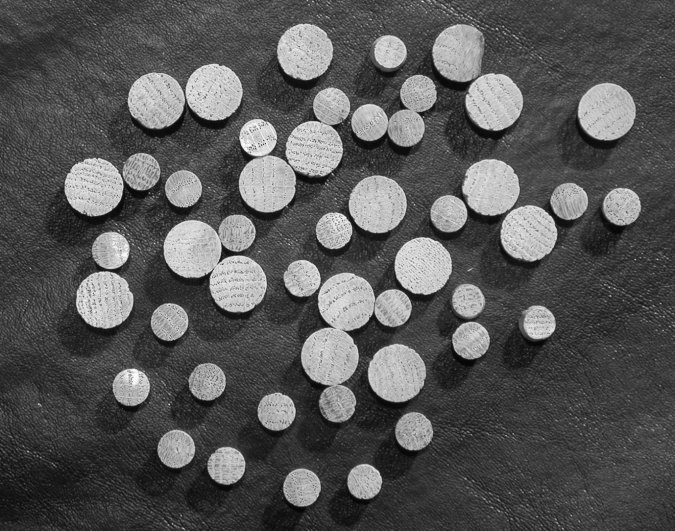
#> input picture shiyan2/Dowels.tif, 675 x 531 px, found by its file name
$ python '图像处理：实验一.py'
#> lines starting #> are read from the running program, lines starting #| are printed output that depends on the picture
### cv_function.py
import cv2 as cv
import cv2
import random
import matplotlib.pyplot as plt
import numpy as np
'''实验一'''
# 1.1图像对比度增强变换  y=x*k
# [25 lines left out: functions linear_transform, log_transform, equalize, not called in this run]
# 2.1添加椒盐噪声    prob:噪声比例
def jiaoyan_noise(image,prob):
    output = np.zeros(image.shape,np.uint8)
    thres = 1 - prob
    for i in range(image.shape[0]):
        for j in range(image.shape[1]):
            rdn = random.random()
            if rdn < prob:
                output[i][j] = 0
            elif rdn > thres:
                output[i][j] = 255
            else:
                output[i][j] = image[i][j]
    return output
# 2.2添加高斯噪声
def gaosi_noise(image, mean, var):
    image = np.array(image/255, dtype=float)#归一化
    noise = np.random.normal(mean, var ** 0.5, image.shape)
    out = image + noise
    if out.min() < 0:
        low_clip = -1.
    else:
        low_clip = 0.
    out = np.clip(out, low_clip, 1.0)
    out = np.uint8(out*255)
    return out
# 3.1 理想低通频域滤波
# [57 lines left out: functions lixiangditong, batewosi, gaosi, not called in this run]
# 4.去雾增强相关函数
def zmMinFilterGray(src, r=7):
    '''最小值滤波，r是滤波器半径'''
    return cv.erode(src, np.ones((2 * r + 1, 2 * r + 1)))
def guidedfilter(I, p, r, eps):
    height, width = I.shape
    m_I = cv.boxFilter(I, -1, (r, r))
    m_p = cv.boxFilter(p, -1, (r, r))
    m_Ip = cv.boxFilter(I * p, -1, (r, r))
    cov_Ip = m_Ip - m_I * m_p
    m_II = cv.boxFilter(I * I, -1, (r, r))
    var_I = m_II - m_I * m_I
    a = cov_Ip / (var_I + eps)
    b = m_p - a * m_I
    m_a = cv.boxFilter(a, -1, (r, r))
    m_b = cv.boxFilter(b, -1, (r, r))
    return m_a * I + m_b
def Defog(m, r, eps, w, maxV1):                 # 输入rgb图像，值范围[0,1]
    '''计算大气遮罩图像V1和光照值A, V1 = 1-t/A'''
    V1 = np.min(m, 2)                           # 得到暗通道图像
    Dark_Channel = zmMinFilterGray(V1, 7)
    V1 = guidedfilter(V1, Dark_Channel, r, eps)  # 使用引导滤波优化
    bins = 2000
    ht = np.histogram(V1, bins)                  # 计算大气光照A
    d = np.cumsum(ht[0]) / float(V1.size)
    for lmax in range(bins - 1, 0, -1):
        if d[lmax] <= 0.999:
            break
    A = np.mean(m, 2)[V1 >= ht[1][lmax]].max()
    V1 = np.minimum(V1 * w, maxV1)               # 对值范围进行限制
    return V1, A
def deHaze(m, r=81, eps=0.001, w=0.98, maxV1=0.80, bGamma=False):
    Y = np.zeros(m.shape)
    Mask_img, A = Defog(m, r, eps, w, maxV1)             # 得到遮罩图像和大气光照
    for k in range(3):
        Y[:,:,k] = (m[:,:,k] - Mask_img)/(1-Mask_img/A)  # 颜色校正
    Y = np.clip(Y, 0, 1)
    if bGamma:
        Y = Y ** (np.log(0.5) / np.log(Y.mean()))       # gamma校正,默认不进行该操作
    return Y


'''实验二'''
#2.1迭代阈值分割
# [107 lines left out: functions diedai, eight_canny, circle_detect, not called in this run]
#dowels检测
dowels=cv2.imread('E:/Desktop/shiyan2/Dowels.tif',0)
#> dowels is the input picture: shape (531, 675); min 2, max 255, mean 86.9
# [53 lines left out: functions dowels_detect, rice_detect, not called in this run]

### 图像处理：实验一.py
import cv2 as cv
import numpy as np
import matplotlib.pyplot as plt
from cv_function import *
food=cv.imread('./shiyan1/Food.jpg',0)
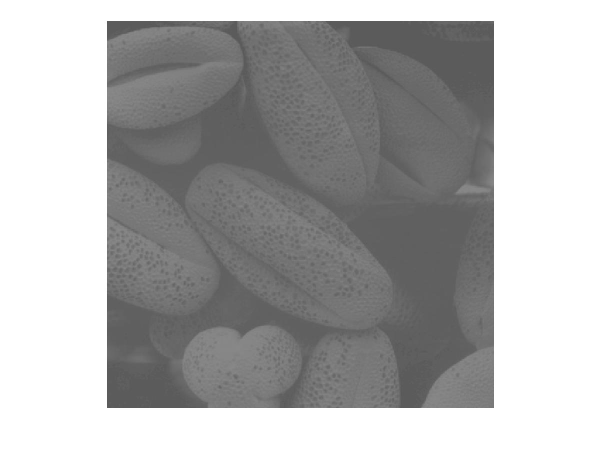
#> input picture shiyan1/Food.jpg, 1201 x 901 px (shown at 1/2 size)
#> food is the input picture: shape (901, 1201); min 73, max 255, mean 174.2
circuit=cv.imread('./shiyan1/Circuit_original.tif',0)
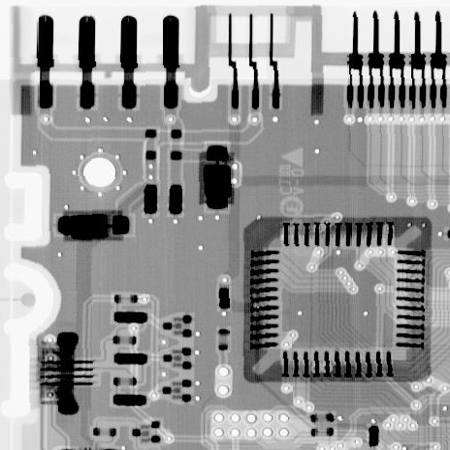
#> input picture shiyan1/Circuit_original.tif, 450 x 450 px
#> circuit is the input picture: shape (450, 450); min 0, max 255, mean 150.9
city=cv.imread('./shiyan1/city.jpg')
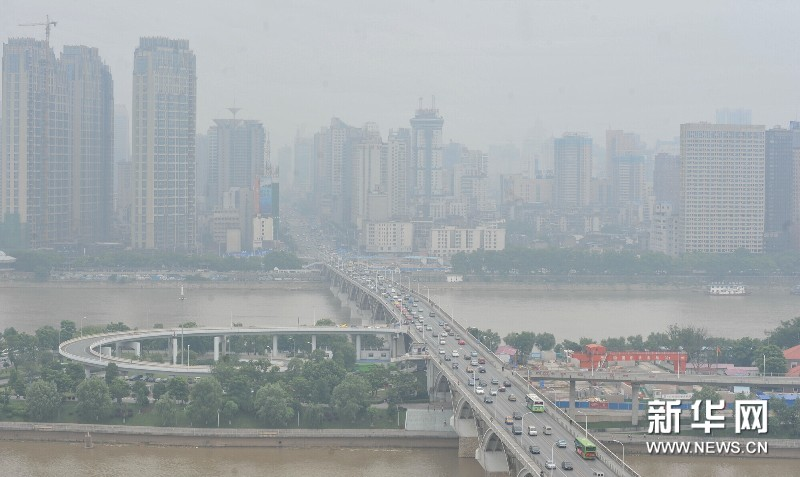
#> input picture shiyan1/city.jpg, 800 x 477 px
#> city is the input picture: shape (477, 800, 3); mean B, G, R 170.1, 167.9, 162.4
height = food.shape[0]
#> height = 901
width = food.shape[1]
#> width = 1201
gs1=gaosi_noise(circuit,0,0.01)
gs2=gaosi_noise(circuit,0,0.02)
gs3=gaosi_noise(circuit,0,0.03)
jy1=jiaoyan_noise(circuit,0.01)
jy2=jiaoyan_noise(circuit,0.02)
jy3=jiaoyan_noise(circuit,0.03)
#第一问
'''
# 线性变换
linear = np.zeros((height, width), np.uint8)
linear = linear_transform(food,1.5,linear)
cv.imshow('linear',linear)
#对数变换
log = log_transform(42,food)
cv.imshow('log',log)
#均衡化
equ=equalize(food)
cv.imshow('equ',equ)
cv.imshow('origion',food)'''
#第二问

'''for i,j in zip(['1','2','3','4','5','6'],[gs1,gs2,gs3,jy1,jy2,jy3]):
    #cv.imshow(i,cv.GaussianBlur(j,(3,3),0)) #3*3高斯滤波
    #cv.imshow(i,cv.GaussianBlur(j,(5,5),0))#5*5高斯滤波
    #cv.imshow(i,cv.GaussianBlur(j,(7,7),0))#7*7高斯滤波
    #cv.imshow(i,cv.medianBlur(j,3))#3*3中值滤波
    #cv.imshow(i,cv.medianBlur(j,5))#5*5中值滤波
    cv.imshow(i,cv.medianBlur(j,7))#7*7中值滤波'''
#第三问
'''for i,j in zip(['1','2','3'],[30,60,90]):
    cv.imshow(i, lixiangditong(circuit,j)) #理想低通'''
'''for i,j in zip([1,1,1,2,2,2],[30,60,90,30,60,90]):
    plt.figure()
    plt.title(('n=',i,'D=',j))
    plt.imshow(batewosi(circuit,j,i), cmap='gray')
    plt.axis('off')
plt.show()    #巴特沃斯滤波器'''
'''for i,j in zip(['1','2','3'],[30,60,90]):
    cv.imshow(i, gaosi(circuit,j)) #高斯低通'''
#第四问
stronger= deHaze(city / 255.0)
#> in guidedfilter, `m_a = cv.boxFilter(a, -1, (r, r))`:
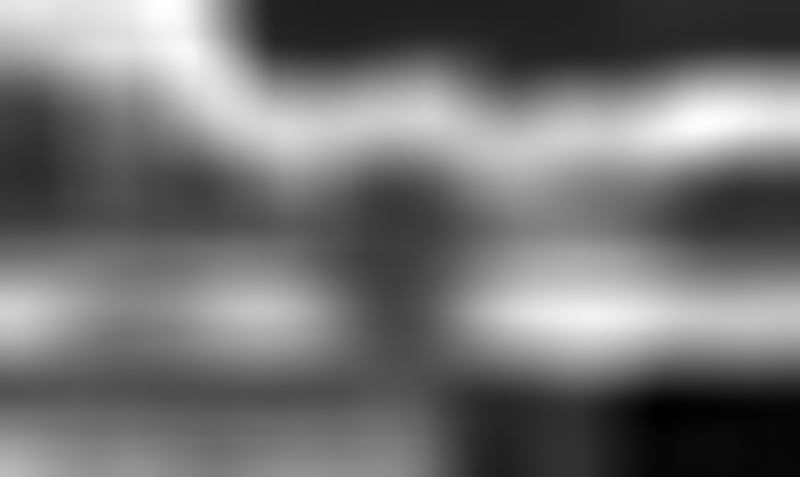
#> m_a: shape (477, 800) float64; min -0.094, max 0.795, mean 0.306; drawn with min black and max white
#> in guidedfilter, `m_b = cv.boxFilter(b, -1, (r, r))`:
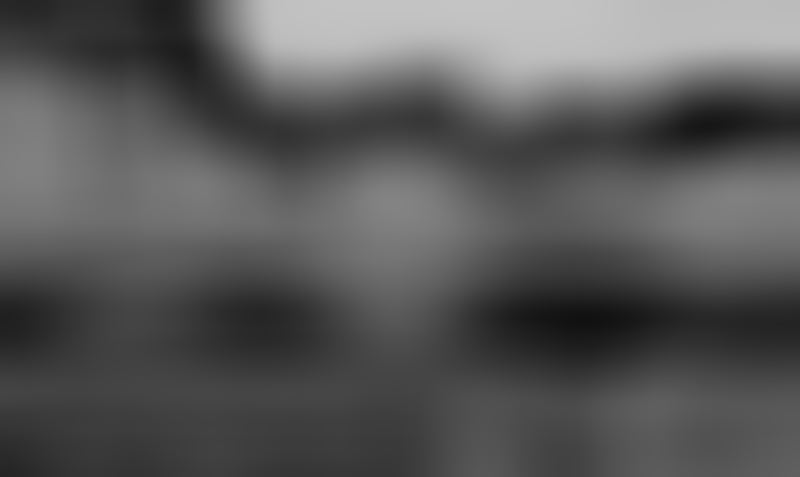
#> m_b: shape (477, 800) float64; min 0.0694, max 0.771, mean 0.349
#> in Defog, `d = np.cumsum(ht[0]) / float(V1.size)`: d = 2000 values from 7.86e-06 to 1
#> in Defog, `A = np.mean(m, 2)[V1 >= ht[1][lmax]].max()`: A = 0.822
#> after the loop in deHaze, `for k in range(3):`:
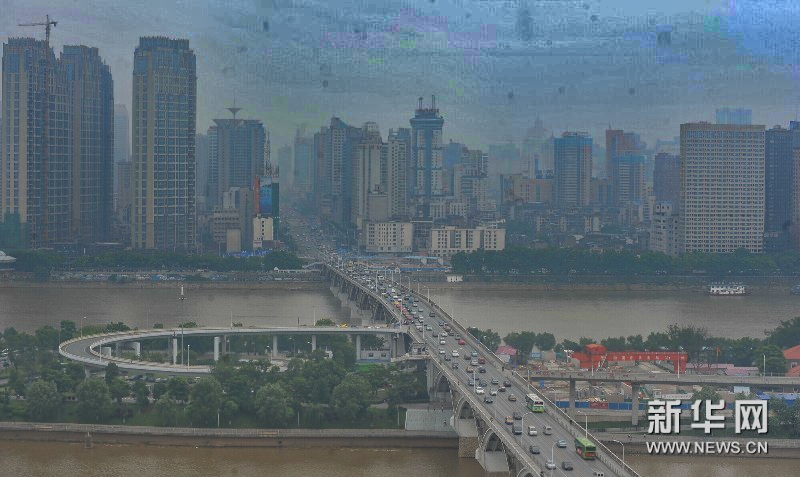
#> Y: shape (477, 800, 3) float64; mean of channels 0, 1, 2 0.458, 0.4, 0.305; drawn with min black and max white
#> in deHaze, `Y = np.clip(Y, 0, 1)`:
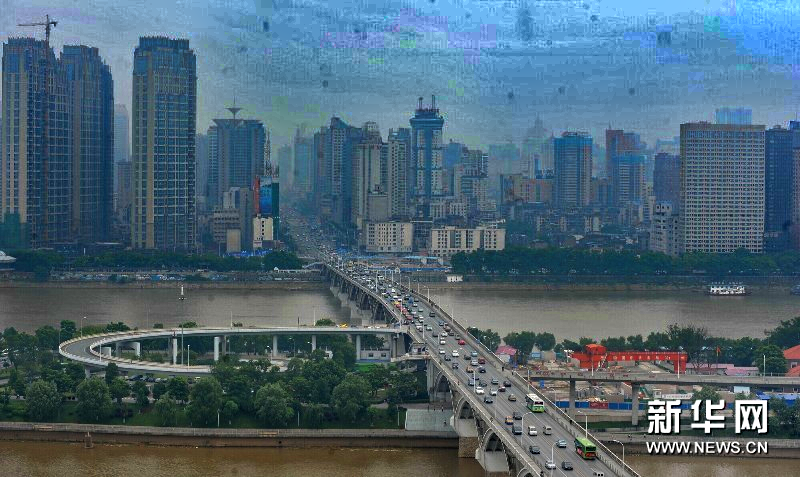
#> Y: shape (477, 800, 3) float64; mean of channels 0, 1, 2 0.457, 0.4, 0.305; drawn as B, G, R
cv.imshow('city',city)
cv.imshow('stronger',stronger)#'''
cv.waitKey(0)
cv.destroyAllWindows()
